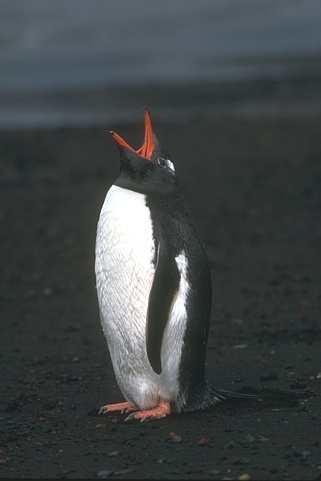
#> input picture 大三下/数字图像处理/汇总/汇总/数字图像处理项目二/samples/images/106025.jpg, 321 x 481 px; its folder holds only this picture in this run
$ python main.py
#> lines starting #> are read from the running program, lines starting #| are printed output that depends on the picture; after the words box and inside, x2 and y2 are one past the last pixel; in counts of white or black regions, pixels touching at a corner belong together
#> in main, img is the input picture: shape (481, 321, 3); mean B, G, R 71.2, 70.4, 65.3
import os
import glob
import cv2
import numpy as np
import pywt
import matplotlib.pyplot as plt

def evaluate_metrics(pred_edges, gt_edges):
    # 1. 强制二值化处理
    pred_bin = (pred_edges > 127).astype(np.uint8)
    gt_bin = (gt_edges > 127).astype(np.uint8)

    # 2. 计算混淆矩阵中的关键元素 (TP, FP, FN)
    TP = np.sum((pred_bin == 1) & (gt_bin == 1))
    FP = np.sum((pred_bin == 1) & (gt_bin == 0))
    FN = np.sum((pred_bin == 0) & (gt_bin == 1))

    # 3. 计算指标并防止除以 0 的崩溃情况
    precision = TP / (TP + FP) if (TP + FP) > 0 else 0.0
    recall = TP / (TP + FN) if (TP + FN) > 0 else 0.0
    f1_score = (2 * precision * recall) / (precision + recall) if (precision + recall) > 0 else 0.0

    return precision, recall, f1_score

def basic_wavelet_edge(img_gray):
    """基础方法：使用 Haar 小波进行单尺度分解 + 大津法二值化"""
    # 1. 2D 离散小波变换 (DWT)
    coeffs = pywt.dwt2(img_gray, 'haar')
    cA, (cH, cV, cD) = coeffs
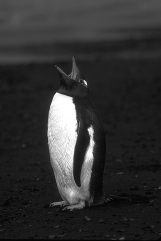
#> cA: shape (241, 161) float64; min 47, max 510, mean 137.7; drawn with min black and max white
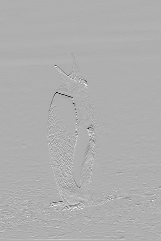
#> cH: shape (241, 161) float64; min -131.5, max 59.5, mean 0.1; drawn with min black and max white

    # 2. 计算梯度幅值 (Gradient Magnitude)
    magnitude = np.sqrt(cH**2 + cV**2 + cD**2)
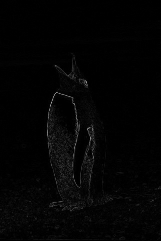
#> magnitude: shape (241, 161) float64; min 0, max 162.6, mean 4.3

    # 3. 归一化 (Normalization)
    magnitude = cv2.normalize(magnitude, None, 0, 255, cv2.NORM_MINMAX).astype(np.uint8)

    # 4. 尺寸还原
    magnitude_resized = cv2.resize(magnitude, (img_gray.shape[1], img_gray.shape[0]))

    # 5. Otsu 自适应二值化
    _, edges = cv2.threshold(magnitude_resized, 0, 255, cv2.THRESH_BINARY + cv2.THRESH_OTSU)
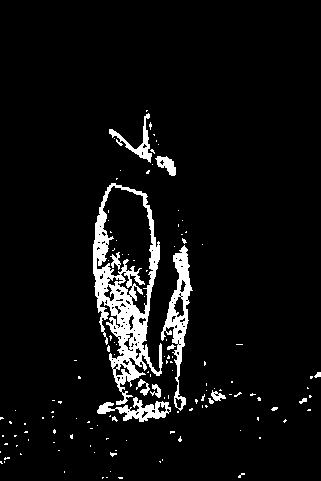
#> edges: shape (481, 321); 6% white; 133 white regions (119 under 20 px), largest, box (x1, y1, x2, y2) and area: (93, 183, 163, 405) 5123, (161, 245, 193, 411) 1587, (97, 397, 171, 422) 756

    return magnitude_resized, edges

def advanced_wavelet_edge(img_gray):
    """改进方法：双边滤波去噪 + Sym4小波双尺度融合提取 + 形态学闭操作"""
    # 1. 保边滤波去噪 (Bilateral Filter)
    blur = cv2.bilateralFilter(img_gray, d=9, sigmaColor=75, sigmaSpace=75)

    # 2. 多尺度小波分解 (Multi-level DWT)
    coeffs = pywt.wavedec2(blur, 'sym4', level=2)
#> coeffs = 3 items
    # cA2: 第二层低频; (cH2, cV2, cD2): 第二层高频(深层宏观结构); (cH1, cV1, cD1): 第一层高频(浅层微观细节)
    cA2, (cH2, cV2, cD2), (cH1, cV1, cD1) = coeffs
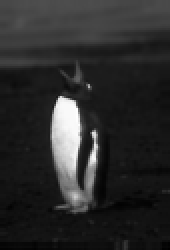
#> cA2: shape (125, 85) float64 (shown 2 times larger); min 112, max 1039, mean 271.5; drawn with min black and max white
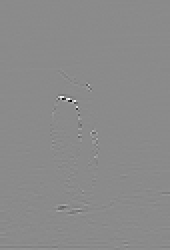
#> cH2: shape (125, 85) float64 (shown 2 times larger); min -128.1, max 106.9, mean 0; drawn with min black and max white

    # 3. 提取 Level 1 (第一层) 细节幅值并上采样到原图尺寸
    mag1 = np.sqrt(cH1**2 + cV1**2 + cD1**2)
    mag1 = cv2.normalize(mag1, None, 0, 255, cv2.NORM_MINMAX).astype(np.uint8)
    mag1_res = cv2.resize(mag1, (img_gray.shape[1], img_gray.shape[0]))

    # 4. 提取 Level 2 (第二层) 结构幅值并上采样到原图尺寸
    mag2 = np.sqrt(cH2**2 + cV2**2 + cD2**2)
    mag2 = cv2.normalize(mag2, None, 0, 255, cv2.NORM_MINMAX).astype(np.uint8)
    mag2_res = cv2.resize(mag2, (img_gray.shape[1], img_gray.shape[0]))

    # 5. 跨尺度特征加权融合 (Feature Fusion)
    mag_fused = cv2.addWeighted(mag1_res, 0.6, mag2_res, 0.4, 0)

    # 6. 自适应二值化 (同基本方法)
    _, edges = cv2.threshold(mag_fused, 0, 255, cv2.THRESH_BINARY + cv2.THRESH_OTSU)
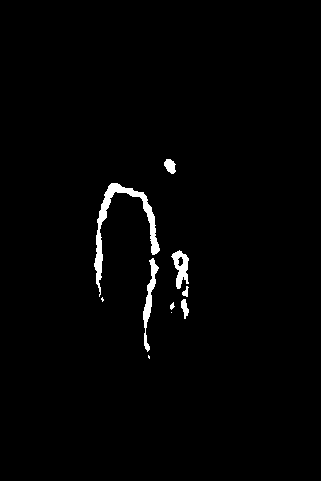
#> edges: shape (481, 321); 1.5% white; 10 white regions (3 under 20 px), largest, box (x1, y1, x2, y2) and area: (94, 183, 160, 297) 1233, (143, 258, 159, 352) 458, (171, 250, 189, 289) 369

    # 7. 形态学闭操作 (Morphological Closing)
    kernel = cv2.getStructuringElement(cv2.MORPH_CROSS, (3, 3))
    edges_refined = cv2.morphologyEx(edges, cv2.MORPH_CLOSE, kernel)
#> edges_refined: shape (481, 321); 1.5% white; 10 white regions (3 under 20 px), largest, box (x1, y1, x2, y2) and area: (94, 183, 160, 297) 1235, (143, 258, 159, 352) 458, (171, 250, 189, 289) 375

    return mag_fused, edges_refined

def main():
    # ---------------- 路径配置模块 ----------------
    base_dir = './samples'
    img_dir = os.path.join(base_dir, 'images')           # 原始图像目录
    gt_dir = os.path.join(base_dir, 'groundTruth')       # 人工标注的真实边缘目录
    out_dir = './output_results'                         # 实验结果图片保存目录

    if not os.path.exists(out_dir):
        os.makedirs(out_dir)  # 如果保存目录不存在则自动创建

    image_paths = glob.glob(os.path.join(img_dir, '*.jpg')) # 抓取所有的 .jpg 图片
    if not image_paths:
        print("未找到图片，请检查路径。")
        return

    # ---------------- 终端输出表头格式化 ----------------
    print("-" * 80)
    print(f"{'Image ID':<12} | {'Method':<10} | {'Precision':<10} | {'Recall':<10} | {'F1-Score':<10}")
    print("-" * 80)

    # ---------------- 核心批量处理循环 ----------------
    for img_path in image_paths:
        img_name = os.path.basename(img_path)
        base_name = os.path.splitext(img_name)[0]

        # 读取原图并转换为灰度图 (边缘检测不需要彩色信息，且小波变换针对单通道进行)
        img = cv2.imread(img_path)
        img_gray = cv2.cvtColor(img, cv2.COLOR_BGR2GRAY)

        # 分别运行两种算法获取幅值图和最终边缘图
        basic_mag, basic_edges = basic_wavelet_edge(img_gray)
        adv_mag, adv_edges = advanced_wavelet_edge(img_gray)

        # --------- 匹配并读取 Ground Truth ---------
        # 使用模糊匹配，防止 Ground Truth 名字有多余的前缀或后缀
        gt_search = glob.glob(os.path.join(gt_dir, f"{base_name}*bin*.png"))
        if not gt_search:
            print(f"[警告] 找不到 {base_name} 的 Ground Truth")
            continue

        gt_img = cv2.imread(gt_search[0], cv2.IMREAD_GRAYSCALE)

        # 安全机制：如果算法输出的图和 GT 尺寸差了几个像素，强行调整 GT 尺寸进行对齐，防止 numpy 报错
        if gt_img.shape != basic_edges.shape:
            gt_img = cv2.resize(gt_img, (basic_edges.shape[1], basic_edges.shape[0]))

        # 计算两种方法的评价指标
        b_p, b_r, b_f1 = evaluate_metrics(basic_edges, gt_img)
        a_p, a_r, a_f1 = evaluate_metrics(adv_edges, gt_img)

        # 打印到终端
        print(f"{base_name:<12} | {'Basic':<10} | {b_p:<10.4f} | {b_r:<10.4f} | {b_f1:<10.4f}")
        print(f"{'':<12} | {'Advanced':<10} | {a_p:<10.4f} | {a_r:<10.4f} | {a_f1:<10.4f}")
        print("-" * 80)

        # ==========================================
        # 生成学术对比可视化图版并保存
        # ==========================================
        # 设置画布大小：宽16英寸，高8英寸
        plt.figure(figsize=(16, 8))

        # subplot(231) 意味着：将画布分成 2 行 3 列，当前画在第 1 个位置
        plt.subplot(231), plt.title('1. Original Image')
        # OpenCV读入是BGR顺序，Matplotlib显示要求RGB顺序，所以要转换一下颜色通道
        plt.imshow(cv2.cvtColor(img, cv2.COLOR_BGR2RGB)), plt.axis('off') # axis('off') 隐藏坐标轴

        plt.subplot(232), plt.title('2. Basic: Haar Magnitude')
        plt.imshow(basic_mag, cmap='gray'), plt.axis('off') # cmap='gray' 以纯黑白灰度映射显示

        plt.subplot(233), plt.title(f'3. Basic Edges (F1: {b_f1:.2f})')
        plt.imshow(basic_edges, cmap='gray'), plt.axis('off')

        plt.subplot(234), plt.title('4. Ground Truth')
        plt.imshow(gt_img, cmap='gray'), plt.axis('off')

        plt.subplot(235), plt.title('5. Adv: Multi-scale Fusion')
        plt.imshow(adv_mag, cmap='gray'), plt.axis('off')

        plt.subplot(236), plt.title(f'6. Adv Edges (F1: {a_f1:.2f})')
        plt.imshow(adv_edges, cmap='gray'), plt.axis('off')

        # 自动调整排版，防止图表标题互相重叠
        plt.tight_layout()
        # 以300DPI(出版级清晰度)保存图片到本地
        plt.savefig(os.path.join(out_dir, f"{base_name}_comparison.png"), dpi=300)
        plt.close() # 释放内存，防止处理大量图片时电脑卡顿

if __name__ == '__main__':
    main()

$ run again, on 大三下/数字图像处理/汇总/汇总/数字图像处理项目二/samples/images/299091.jpg
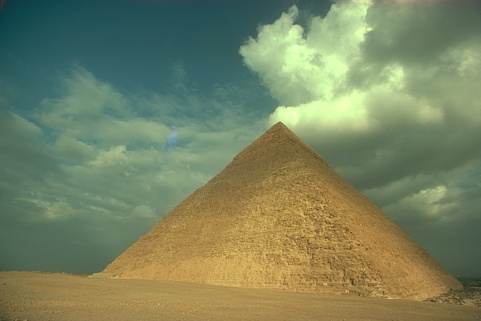
#> input picture 大三下/数字图像处理/汇总/汇总/数字图像处理项目二/samples/images/299091.jpg, 481 x 321 px
#> in main, img is the input picture: shape (321, 481, 3); mean B, G, R 96.8, 131, 120.5
#> in basic_wavelet_edge, `_, edges = cv2.threshold(magnitude_resized, 0, 255, cv2.THRESH_BINARY ..`:
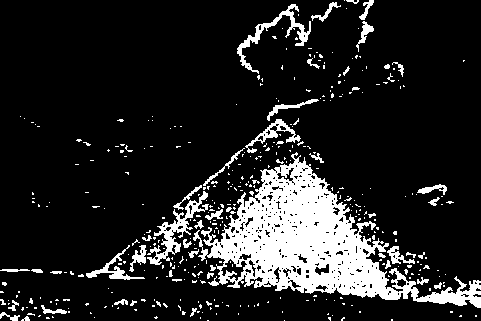
#> edges: shape (321, 481); 14.5% white; 396 white regions (345 under 20 px), largest, box (x1, y1, x2, y2) and area: (193, 152, 481, 308) 15311, (147, 191, 209, 265) 1020, (237, 4, 311, 74) 815
#> coeffs = 3 items
#> in advanced_wavelet_edge, `edges_refined = cv2.morphologyEx(edges, cv2.MORPH_CLOSE, kernel)`:
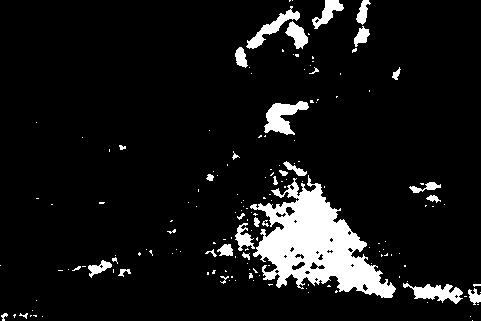
#> edges_refined: shape (321, 481); 8.6% white; 163 white regions (129 under 20 px), largest, box (x1, y1, x2, y2) and area: (250, 175, 396, 298) 8040, (264, 101, 309, 135) 774, (403, 283, 463, 304) 622
